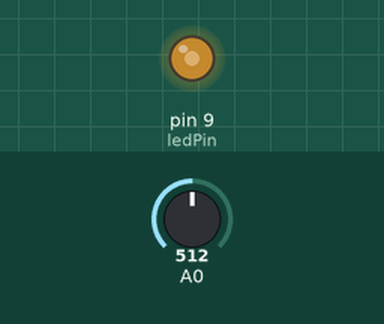
This sketch was run on a simulated Arduino Uno, built with avr-gcc and run on an emulated ATmega328P. Parts: output pins drawn as LEDs (lit = HIGH). Inputs (shaded band) come from the test bench; at power-on: A0 = 512.

Above: at 1.2 s.
1.3 s: A0 set to 716
At 2.5 s:
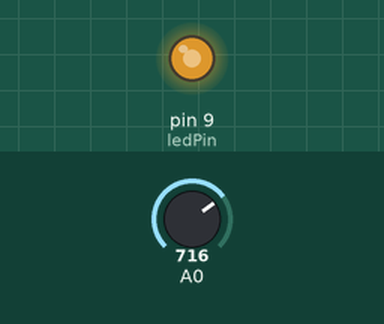
2.8 s: A0 set to 900
At 3.6 s:
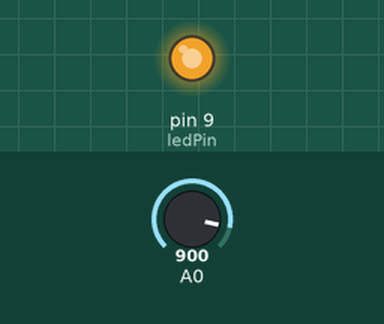
4.3 s: A0 set to 122
At 5.2 s:
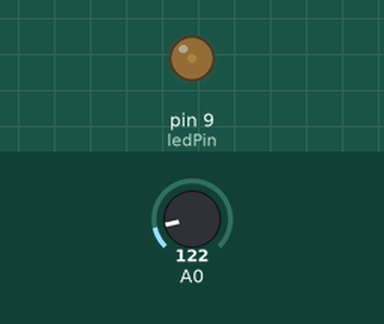
5.8 s: A0 set to 0
At 7.0 s:
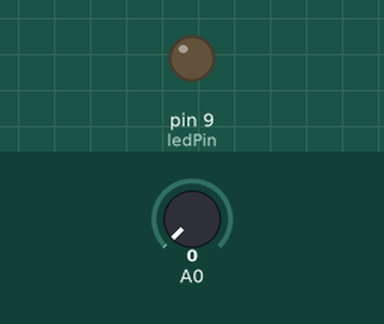
7.3 s: A0 set to 511
At 8.1 s:
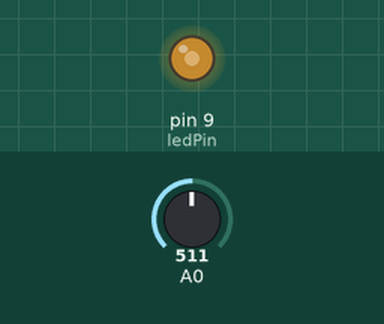
Timing chart, 0 to 9.8 s (numbered marks = the images above; inputs shaded):
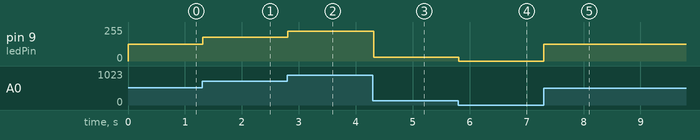

Measured:
- after the input at 1.3 s, pin 9 (ledPin): 127/255 → 178/255 at once
- after the input at 2.8 s, pin 9 (ledPin): 178/255 → 224/255 at once
- after the input at 4.3 s, pin 9 (ledPin): 224/255 → 30/255 at once
- after the input at 5.8 s, pin 9 (ledPin): 30/255 → 0/255 at once
- after the input at 7.3 s, pin 9 (ledPin): 0/255 → 127/255 at once

The sketch:

20240911ControlBrightness.ino
```cpp
int ledPin = 9;

void setup() {
  pinMode(ledPin, OUTPUT);
}

void loop() {
  int sensorValue = analogRead(A0);
  int brightness = sensorValue / 1023.0 * 255;
  analogWrite(ledPin,  brightness);
  delay(20);
}
```
